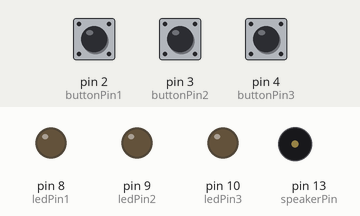
Recording of a sketch running on a simulated Arduino Uno, built with avr-gcc and run on an emulated ATmega328P. On the bench: output pins drawn as LEDs (lit = HIGH), buzzer (waves = sounding). The test bench sets the inputs (shaded band); at power-on: pin 2 (buttonPin1) LOW, pin 4 (buttonPin3) LOW, pin 3 (buttonPin2) LOW. What the sketch prints to the serial monitor is not drawn.

Above: at 1.2 s.
1.3 s: pin 2 (buttonPin1) pulled HIGH for 0.15 s
At 1.56 s:
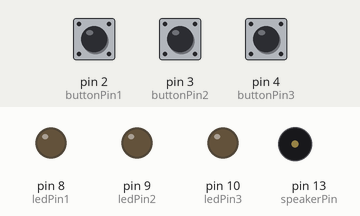
3.1 s: pin 4 (buttonPin3) pulled HIGH for 0.15 s
At 3.52 s:
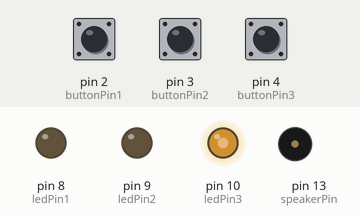
5.1 s: pin 3 (buttonPin2) pulled HIGH for 0.15 s
At 5.63 s:
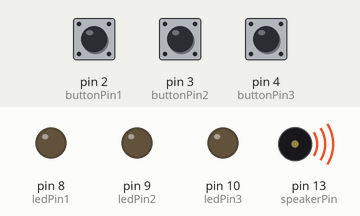
7.2 s: pin 4 (buttonPin3) pulled HIGH for 1 s
At 8.29 s:
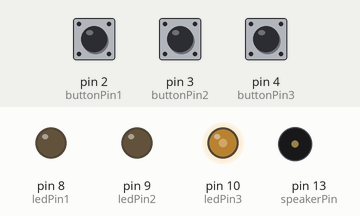
10.1 s: pin 2 (buttonPin1) pulled HIGH for 3.2 s
At 14.7 s:
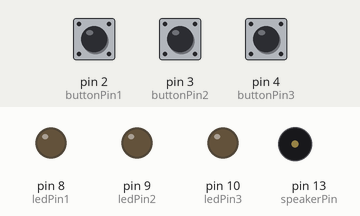
15.0 s: pin 3 (buttonPin2) pulled HIGH for 3.2 s
At 18.29 s:
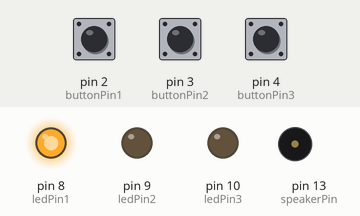
Timing chart, 0 to 20.2 s (numbered marks = the images above; inputs shaded):
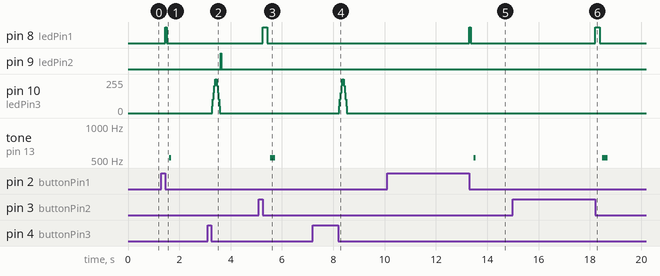

Measured:
- after the input at 1.3 s, pin 8 (ledPin1): LOW → HIGH after 0.15 s, → LOW 0.06 s later; tone on pin 13 (speakerPin): silent → 521 Hz after 0.31 s, → silent 0.08 s later
- after the input at 3.1 s, pin 9 (ledPin2): LOW → HIGH after 0.51 s, → LOW 0.03 s later; pin 10 (ledPin3): rises from 0/255 to 255/255 in 0.12 s, then falls to 0/255 in 0.18 s
- after the input at 5.1 s, pin 8 (ledPin1): LOW → HIGH after 0.15 s, → LOW 0.18 s later; tone on pin 13 (speakerPin): silent → 521 Hz after 0.43 s, → silent 0.20 s later
- after the input at 7.2 s, pin 10 (ledPin3): rises from 0/255 to 255/255 in 0.12 s, then falls to 0/255 in 0.18 s
- after the input at 10.1 s, pin 8 (ledPin1): LOW → HIGH after 3.2 s, → LOW 0.06 s later; tone on pin 13 (speakerPin): silent → 521 Hz after 3.4 s, → silent 0.08 s later
- after the input at 15.0 s, pin 8 (ledPin1): LOW → HIGH after 3.2 s, → LOW 0.18 s later; tone on pin 13 (speakerPin): silent → 521 Hz after 3.5 s, → silent 0.20 s later

The sketch:

Morse_Code_Compressing.ino
```cpp
//////////////////////////////////////////////////////////////////////////
int speakerPin = 13;

const int dotBeat = 60; // For our purposes, the dot beat is a single unit of time (in morse code, a dot is one unit, while a dash is three unts).
const int dashBeat = 3 * dotBeat;

int length = 1; // the number of notes
char notes[] = "C"; // a space represents a rest
int beats[] = {1};
int tempo = 300;

void playTone(int tone, int duration) {
  for (long i = 0; i < duration * 1000L; i += tone * 2) {
    digitalWrite(speakerPin, HIGH);
    delayMicroseconds(tone);
    digitalWrite(speakerPin, LOW);
    delayMicroseconds(tone);
  }
}

void playNote(char note, int duration) {
  char names[] = { 'C' };
  int tones[] = { 956 };

  // play the tone corresponding to the note name

  playTone(tones[0], duration);
}


/////////////////////////////////////////////////////////////////////////////

const int buttonPin1 = 2;
const int buttonPin2 = 3;
const int buttonPin3 = 4;
const int ledPin1 = 8;
const int ledPin2 = 9;
const int ledPin3 = 10;

int buttonPushCounter1 = 0;
int buttonState1 = 0;
int lastButtonState1 = 0;

int buttonPushCounter2 = 0;
int buttonState2 = 0;
int lastButtonState2 = 0;

int buttonPushCounter3 = 0;
int buttonState3 = 0;
int lastButtonState3 = 0;

// Array to hold the chars
char singleMorse[] = "     ";
char* morseCode[] = {".-   ", "-... ", "-.-. ", "-..  ", ". ", "..-. ", "--.  ", ".... ", "..   ", // A-I
".--- ", "-.-  ", ".-.. ", "--   ", "-.   ", "---  ", ".--. ", "--.- ", ".-.  ", // J-R
"...  ", "-    ", "..-  ", "...- ", ".--  ", "-..- ", "-.-- ", "--.. ", // S-Z
"-----", ".----", "..---", "...--", "....-", ".....", // 0-5
"-....", "--...", "---..", "----.", // 6-9
"     "
};

// This array contains the letters and numbers that the user input will be translated to.
char alphaNum[] = { 'A', 'B', 'C', 'D', 'E', 'F', 'G', 'H', 'I',
'J', 'K', 'L', 'M', 'N', 'O', 'P', 'Q', 'R',
'S', 'T', 'U', 'V', 'W', 'X', 'Y', 'Z',
'0', '1', '2', '3', '4', '5',
'6', '7', '8', '9', '_'};

// This array contains the final user text:
char userText[] = "                              ";
// Variable to keep track of where to add characters to userText.
int textIndex = 0;
char charIndex = 'a';

void setup() {
 pinMode(speakerPin, OUTPUT);

 pinMode(buttonPin1, INPUT);
 pinMode(ledPin1, OUTPUT);
 Serial.begin(9600);

 pinMode(buttonPin2, INPUT);
 pinMode(ledPin2, OUTPUT);
 Serial.begin(9600);

 pinMode(buttonPin3, INPUT);
 pinMode(ledPin3, OUTPUT);
 Serial.begin(9600);
}

void loop() {
 buttonState1 = digitalRead(buttonPin1);

 if (buttonState1 != lastButtonState1) {
   if (buttonState1 == LOW) {
     // First, turn on the LED briefly to signify that the button was pressed.
     digitalWrite(ledPin1, HIGH);   // turn the LED on (HIGH is the voltage level)
     delay(dotBeat);
     digitalWrite(ledPin1, LOW);
     delay(dotBeat);
     // Also, briefly play a note to correspond with the appropriate character:
     playNote(notes[0], dotBeat);


     buttonPushCounter1++;
     Serial.println("on");
     Serial.print("number of 1st button pushes:  ");
     Serial.println(buttonPushCounter1);
     // We need to "translate" a button bush into the appropiate character: - or .
     singleMorse[(buttonPushCounter1 + buttonPushCounter2) - 1] = '.';

     Serial.print("Current overall button count: ");
     Serial.println(buttonPushCounter1 + buttonPushCounter2);
     if ((buttonPushCounter1 + buttonPushCounter2) == 5) { // We do this because the max number of morse characters for translation is 5 (for our purposes).
        fullArray12(); // Call the function to translate the array
     }

   }
   else {
     Serial.println("off");
   }
   delay(50);
 }
 lastButtonState1 = buttonState1;


 buttonState2 = digitalRead(buttonPin2);

 if (buttonState2 != lastButtonState2) {
   if (buttonState2 == LOW) {
    // First, turn on the LED briefly to signify that the button was pressed.
     digitalWrite(ledPin1, HIGH);   // turn the LED on (HIGH is the voltage level)
     delay(dashBeat);
     digitalWrite(ledPin1, LOW);
     delay(dotBeat);

     // Also, briefly play a note to correspond with the appropriate character:
     playNote(notes[0], dashBeat);

     buttonPushCounter2++;
     Serial.println("on");
     Serial.print("number of 2nd button pushes:  ");
     Serial.println(buttonPushCounter2);
    // We need to "translate" a button bush into the appropiate character: - or .
     singleMorse[(buttonPushCounter1 + buttonPushCounter2) - 1] = '-';

     Serial.print("Current overall button count: ");
     Serial.println(buttonPushCounter1 + buttonPushCounter2);
     if ((buttonPushCounter1 + buttonPushCounter2) == 5) {
       fullArray12();
     }
   }
   else {
     Serial.println("off");
   }
   delay(50);
 }
 lastButtonState2 = buttonState2;


 buttonState3 = digitalRead(buttonPin3);

 if (buttonState3 != lastButtonState3) {
   if (buttonState3 == LOW) {
     buttonPushCounter3++;
     Serial.println("on");
     Serial.print("number of 3rd button pushes:  ");
     Serial.println(buttonPushCounter3);
     fullArray12();
   }
   else {
     Serial.println("off");
   }

   delay(50);
 }
 lastButtonState3 = buttonState3;
}


void storeChar(char c) { // The function takes in an argument, a character, and stores it in the final user array.
  userText[textIndex] = c;
  textIndex++; // Move to next index for next char storage.
}

void fullArray12() {
  // First, signal the blue light; this indicates that a letter is to be translated.

  for(int fadeValue = 0 ; fadeValue <= 255; fadeValue +=51) {
    // sets the value (range from 0 to 255):
    analogWrite(ledPin3, fadeValue);
    // wait for 30 milliseconds to see the dimming effect
    delay(30);
    }
    // fade out from max to min in increments of 5 points:
  for(int fadeValue = 255 ; fadeValue >= 0; fadeValue -=51) {
    // sets the value (range from 0 to 255):
    analogWrite(ledPin3, fadeValue);
    // wait for 30 milliseconds to see the dimming effect
    delay(30);
  }
  Serial.print("Current morse code entry: ");
  for (int i = 0; i < 5; i++) {
    Serial.print(singleMorse[i]);
  }
  Serial.println("");
  // IMPORTANT: Translate: We do this by comparing the user input (singleMorse) a "library" of morse code Arrays.
  for(int i = 0; i < 37; i++) {
    if (strcmp(singleMorse, morseCode[i]) == 0) {
      Serial.println("Match!");
      Serial.println(alphaNum[i]); // Print the corresponding alphanumerical character.
      charIndex = alphaNum[i]; // Store in variable.
      storeChar(charIndex); // Call the function, and pass the variable to the functions parameters.
      break;
    }
    else {
    // No match found.
      if (i == 36) {
        digitalWrite(ledPin2, HIGH);   // turn the LED on (HIGH is the voltage level)
        delay(30);
        digitalWrite(ledPin2, LOW);
        delay(30);
      }
    }
  }
  // Important: Clear the morse code user input.
  for (int i = 0; i < 5; i++) {
    singleMorse[i] = ' ';
  }
  Serial.print("User's current input (English): ");
  for(int i = 0; i < 33; i++) {
    Serial.print(userText[i]);
  }
  buttonPushCounter1 = 0; // Reset buttonPushCounter1 to zero
  buttonPushCounter2 = 0; // Reset buttonPushCounter2 to zero
  Serial.println("");
  Serial.println("(buttonPushCounters 1 and 2 have been reset to zero.)");

}
```
